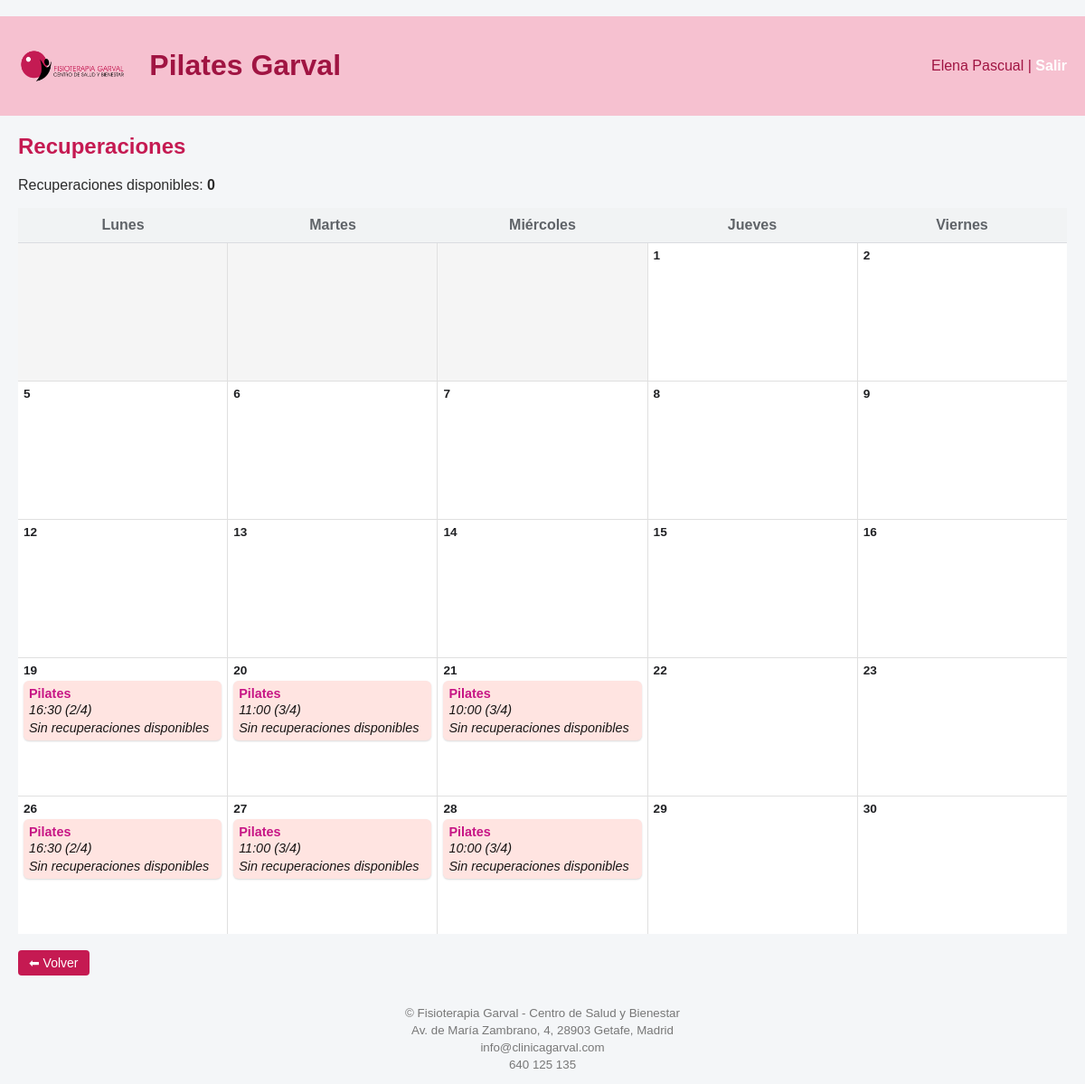
The app's page /usuario/recuperaciones (signed in) with its own data.
### tables this page shows
CREATE TABLE "clases" (
	"id"	INTEGER,
	"fecha"	TEXT,
	"hora"	TEXT,
	"capacidad"	INTEGER,
	"clase_base_id"	INTEGER,
	"dia_semana"	INTEGER, es_festivo INTEGER DEFAULT 0, motivo_festivo TEXT, descripcion TEXT,
	PRIMARY KEY("id" AUTOINCREMENT)
);

### app.py (the view)
@app.route("/usuario/recuperaciones")
def usuario_recuperaciones():
    if session.get("rol") != "usuario":
        abort(403)
    usuario_id = session["user_id"]
    hoy = date.today()
    year, month = obtener_mes_activo()
    calendario = obtener_clases_mes_disponibles(year, month)
    meses = [
        "Enero", "Febrero", "Marzo", "Abril", "Mayo", "Junio",
        "Julio", "Agosto", "Septiembre", "Octubre", "Noviembre", "Diciembre"
    ]
    mes_literal = meses[month - 1]
    conn = conectar()
    c = conn.cursor()
    recuperaciones = c.execute("""
        SELECT COUNT(*)
        FROM recuperaciones r
        JOIN clases c ON c.id = r.clase_original_id
        WHERE r.usuario_id = ?
          AND r.asignada = 0
          AND substr(r.fecha_clase, 1, 7) = ?
    """, (usuario_id, f"{year}-{month:02d}")).fetchone()[0]
    conn.close()
    return render_template(
        "usuario_recuperaciones.html",
        calendario=calendario,
        recuperaciones=recuperaciones,
        year=year,
        month=month,
        mes_literal=mes_literal
    )

### app.py (called while the page is built)
def obtener_mes_activo():
    conn = conectar()
    c = conn.cursor()
    fila = c.execute("""
        SELECT year, month
        FROM configuracion
        WHERE id = 1
    """).fetchone()
    conn.close()
    return fila[0], fila[1]

### db.py (called while the page is built)
def conectar():
    return sqlite3.connect("clinica.db")

### templates/usuario_recuperaciones.html (shortened to what this page needs)
﻿{% extends "base.html" %}
{% block content %}
<h2>Recuperaciones</h2>
<p>
    Recuperaciones disponibles:
    <strong>{{ recuperaciones }}</strong>
</p>
    {% if calendario %}
<div class="calendar-header">
    <div>Lunes</div>
    <div>Martes</div>
    <div>Miércoles</div>
    <div>Jueves</div>
    <div>Viernes</div>
</div>
<div class="calendar">
    {% for i in range(calendario.offset) %}
    <div class="day empty"></div>
    {% endfor %}
    {% for dia in calendario.dias %}
    {% if dia.dia_semana < 5 %}
    <div class="day {% if not dia.clases %}sin-clases{% endif %}">
        <div class="day-header">
            <span class="day-number">{{ dia.dia_num }}</span>
        </div>
        <div class="events">
            {% for clase in dia.clases %}
            <div class="event">
                <div class="event-title">
                    {{ clase.descripcion }}
                </div>
                <div class="event-time">
                    {{ clase.hora }}
                    ({{ clase.ocupacion }}/{{ clase.capacidad }})
                </div>
                {% if recuperaciones > 0 %}
                <form method="post" action="/usuario/recuperaciones/apuntar">
                    <input type="hidden" name="clase_id" value="{{ clase.id }}">
                    <button type="submit"
                            onclick="return confirm('¿Apuntarte a esta clase?')">
                        ➕ Apuntarme
                    </button>
                </form>
                {% else %}
                <div class="event-note">
                    Sin recuperaciones disponibles
                </div>
                {% endif %}
            </div>
            {% endfor %}
        </div>
    </div>
    {% endif %}
    {% endfor %}
</div>
    {% else %}
<p>No tienes clases disponibles en este momento.</p>
    {% endif %}
<br>
<a href="/usuario" class="boton boton-secundario">
    ⬅ Volver
</a>
{% endblock %}

### static/estilo.css (style rules this page uses)
.calendar-header div { padding: 10px; text-align: center; }
.calendar { display: grid; grid-template-columns: repeat(5, 1fr); grid-auto-rows: minmax(120px, auto); background: #e0e0e0; gap: 1px; }
.day { background: #ffffff; min-height: 140px; padding: 6px; display: flex; flex-direction: column; }
.day.empty { background: #f5f5f5; }
.day-header { display: flex; justify-content: space-between; align-items: center; font-size: 0.85rem; color: #5f6368; margin-bottom: 4px; }
.day-number { font-weight: 600; color: #202124; }
.events { display: flex; flex-direction: column; gap: 0.9px; }
.event { background: #FFE4E1; color: #000000; border-radius: 6px; padding: 6px; font-size: 0.9rem; box-shadow: 0 1px 2px rgba(0,0,0,0.15); }
.event-title { font-weight: 600; margin-bottom: 2px; color: #C71585; }
.event-time { font-size: 0.9rem; opacity: 0.9; color: #000000; font-style: italic; }
.event-note { font-size: 0.9rem; margin-top: 4px; opacity: 0.9; color: #000000; font-style: italic; }
:root { --primary: #c51a52; --primary-dark: #a01442; --primary-light: #f6c1d0; --bg: #f4f6f8; --text: #2c2c2c; }
body { font-family: Arial, sans-serif; margin: 0; background: var(--bg); color: var(--text); }
h2, h3 { color: var(--primary); margin-top: 0; }
a.boton, button { background: var(--primary); color: white; padding: 6px 12px; border-radius: 4px; text-decoration: none; font-size: 14px; display: inline-block; }
.boton-secundario { background: #ddd; color: #333; padding: 10px 14px; border-radius: 4px; text-decoration: none; text-align: center; }

### records on screen
clases: descripcion "Pilates", hora "16:30", ocupacion "2", capacidad "4"
clases: descripcion "Pilates", hora "11:00", ocupacion "3", capacidad "4"
clases: descripcion "Pilates", hora "10:00", ocupacion "3", capacidad "4"
clases: descripcion "Pilates", hora "16:30", ocupacion "2", capacidad "4"
clases: descripcion "Pilates", hora "11:00", ocupacion "3", capacidad "4"
clases: descripcion "Pilates", hora "10:00", ocupacion "3", capacidad "4"

### other values on screen
{{ session.nombre }} "Elena Pascual"
{{ recuperaciones }} "0"
{{ dia.dia_num }} "1" "2" "5" "6" "7" "8" "9" "12" "13" "14" "15" "16" "19" "20" "21" "22" "23" "26" "27" "28" "29" "30"
